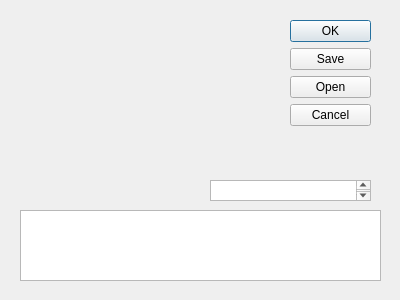
<?xml version="1.0" encoding="UTF-8"?>
<ui version="4.0">
 <class>Dialog</class>
 <widget class="QDialog" name="Dialog">
  <property name="geometry">
   <rect>
    <x>0</x>
    <y>0</y>
    <width>400</width>
    <height>300</height>
   </rect>
  </property>
  <property name="windowTitle">
   <string>Dialog</string>
  </property>
  <widget class="QDialogButtonBox" name="buttonBox">
   <property name="geometry">
    <rect>
     <x>290</x>
     <y>20</y>
     <width>81</width>
     <height>151</height>
    </rect>
   </property>
   <property name="orientation">
    <enum>Qt::Vertical</enum>
   </property>
   <property name="standardButtons">
    <set>QDialogButtonBox::Cancel|QDialogButtonBox::Ok|QDialogButtonBox::Open|QDialogButtonBox::Save</set>
   </property>
  </widget>
  <widget class="QTextEdit" name="textEdit">
   <property name="geometry">
    <rect>
     <x>20</x>
     <y>210</y>
     <width>361</width>
     <height>71</height>
    </rect>
   </property>
  </widget>
  <widget class="QPlainTextEdit" name="plainTextEdit">
   <property name="geometry">
    <rect>
     <x>210</x>
     <y>180</y>
     <width>161</width>
     <height>21</height>
    </rect>
   </property>
  </widget>
 </widget>
 <resources/>
 <connections>
  <connection>
   <sender>buttonBox</sender>
   <signal>accepted()</signal>
   <receiver>Dialog</receiver>
   <slot>accept()</slot>
   <hints>
    <hint type="sourcelabel">
     <x>248</x>
     <y>254</y>
    </hint>
    <hint type="destinationlabel">
     <x>157</x>
     <y>274</y>
    </hint>
   </hints>
  </connection>
  <connection>
   <sender>buttonBox</sender>
   <signal>rejected()</signal>
   <receiver>Dialog</receiver>
   <slot>reject()</slot>
   <hints>
    <hint type="sourcelabel">
     <x>316</x>
     <y>260</y>
    </hint>
    <hint type="destinationlabel">
     <x>286</x>
     <y>274</y>
    </hint>
   </hints>
  </connection>
 </connections>
</ui>
